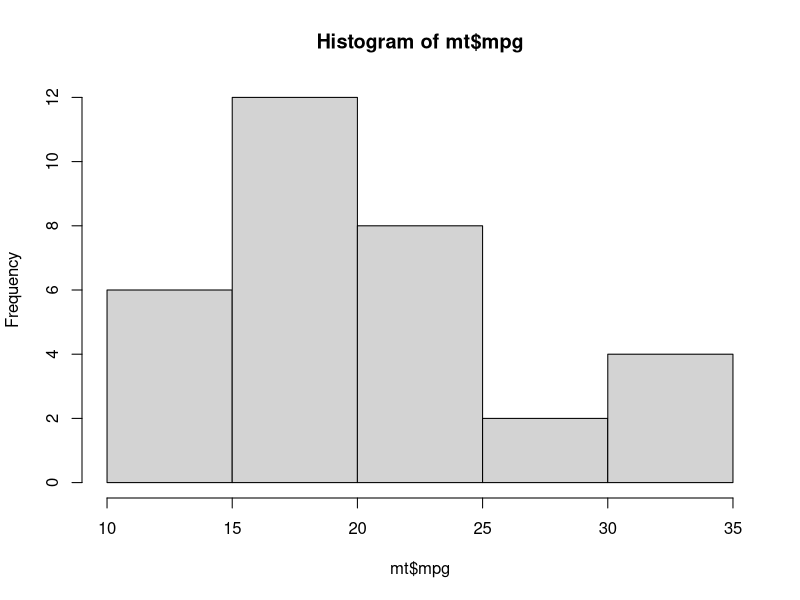
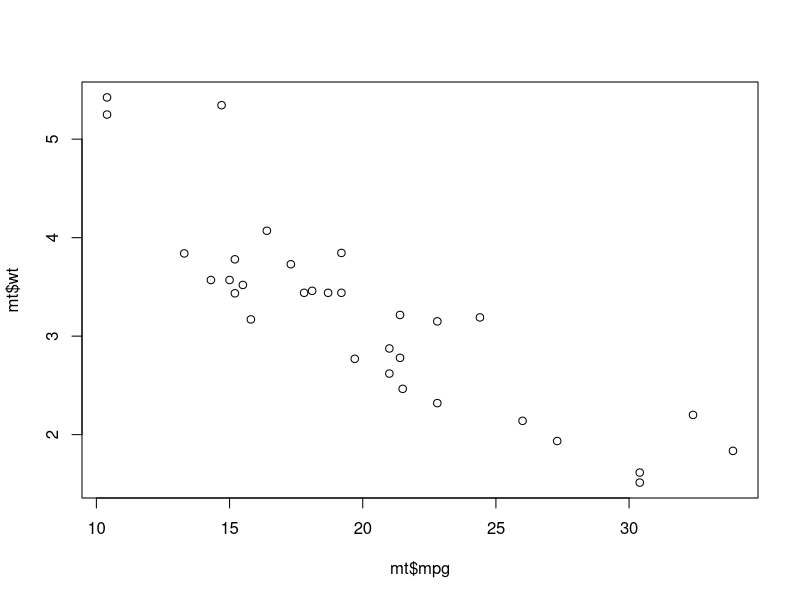

Write R code to recreate these figures, in order.
## ---- chunk 1
1+1
## ---- chunk 2
v <- seq(1,100,by=5)
## ---- chunk 3
data()
## ---- chunk 4
?mtcars
## ---- chunk 5
?summary
## ---- chunk 6
mt <- mtcars
## ---- chunk 7
summary(mt)
## ---- chunk 8
hist(mt$mpg)
## ---- chunk 9
plot(mt$mpg, mt$wt)
